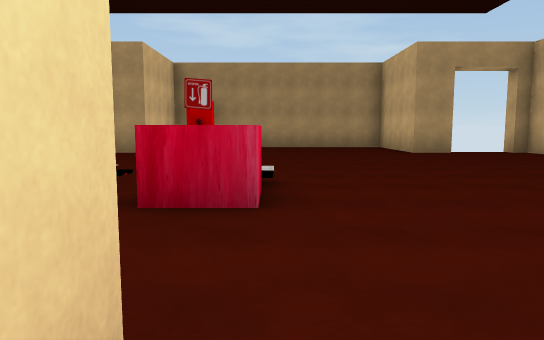
View 1 (above)

20 first-person views from a walk through a Unity game level. The camera is 1.3 m above the floor, tilts 6° down and sees 70° across. The floor is counted in squares, 2 m on a side. Each view is taken from the middle of a square. On the plan, view 1 faces up. The plan holds only what a view shows up to about 11 squares ahead; the rest is blank. The place goes on beyond the plan. The player is left out. Some surface patterns are stand-ins.

View 2
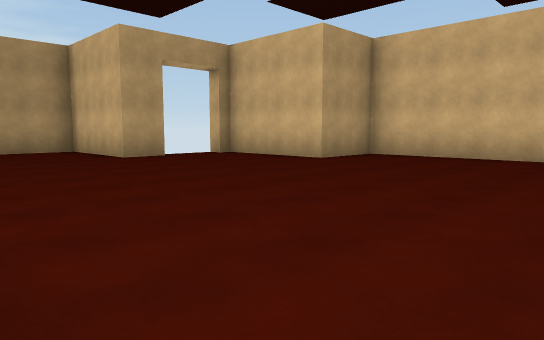

View 3
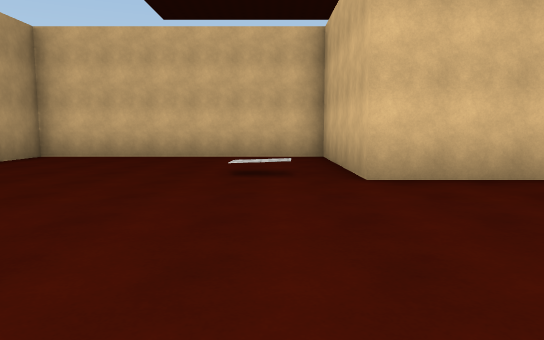

View 4
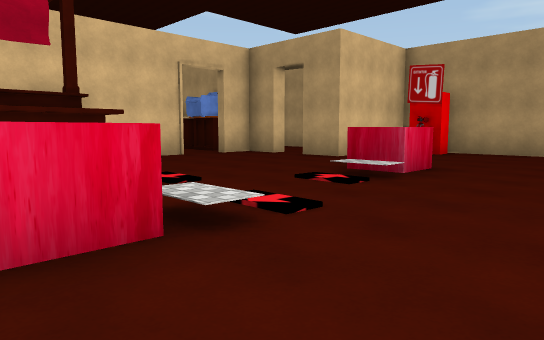

View 5
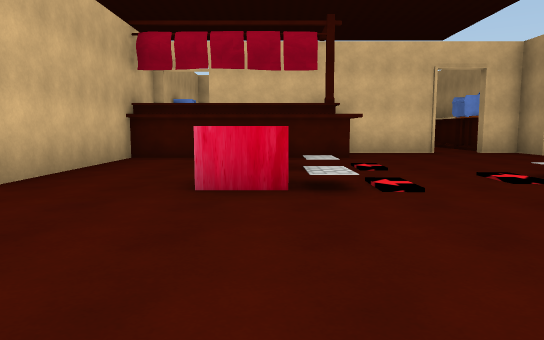

View 6
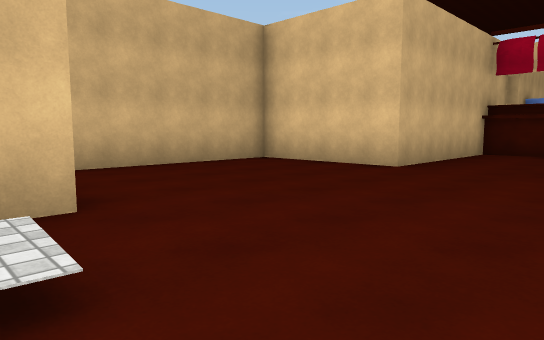

View 7
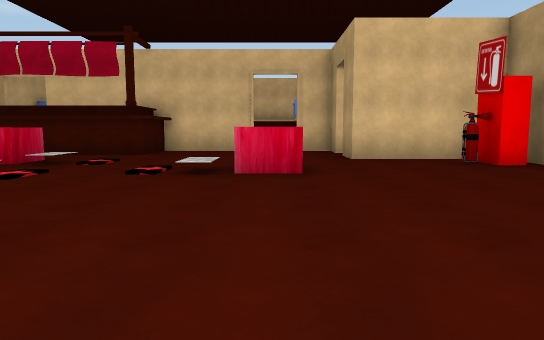

View 8
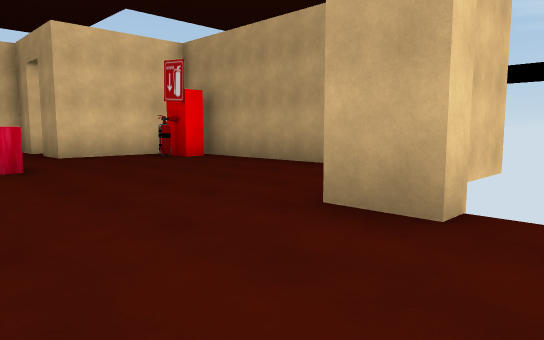

View 9
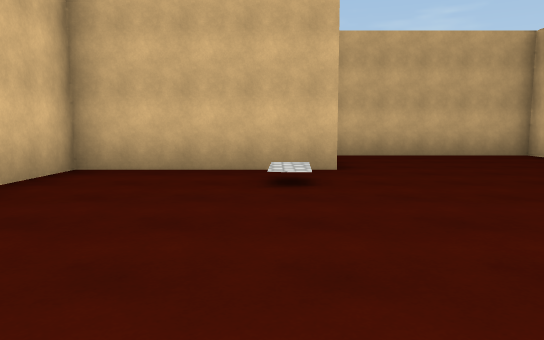

View 10
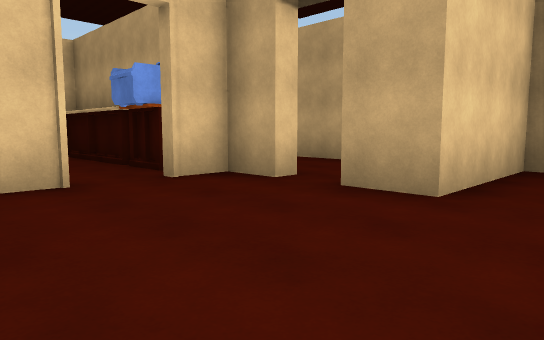

View 11
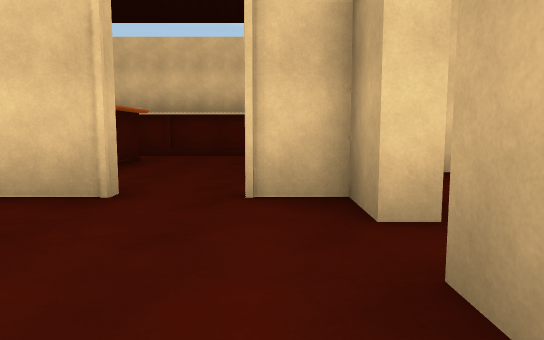

View 12
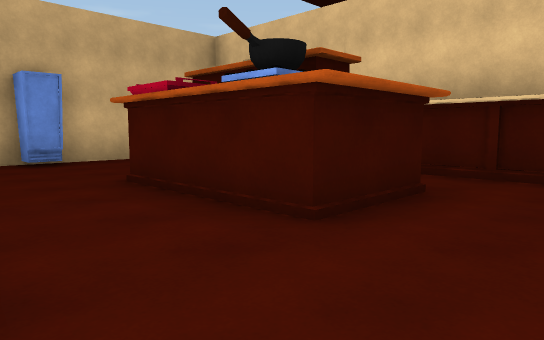

View 13
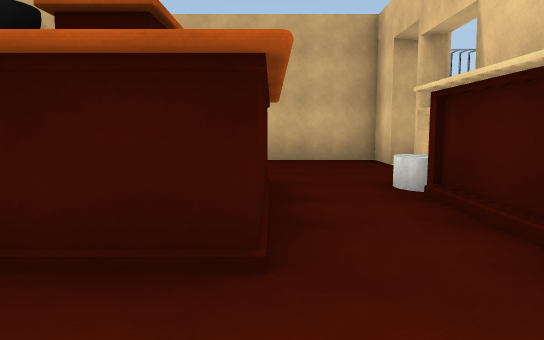

View 14
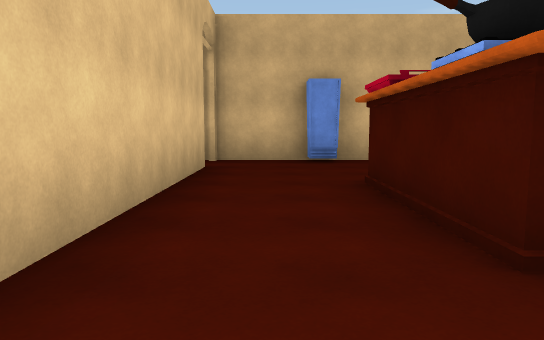

View 15
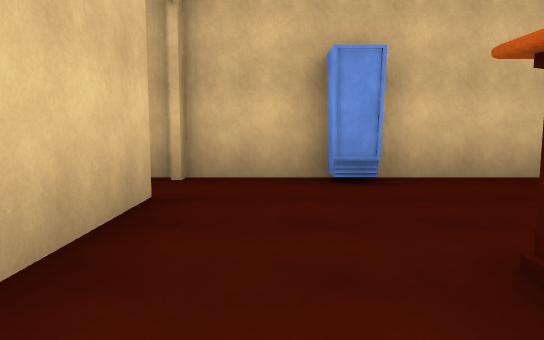

View 16
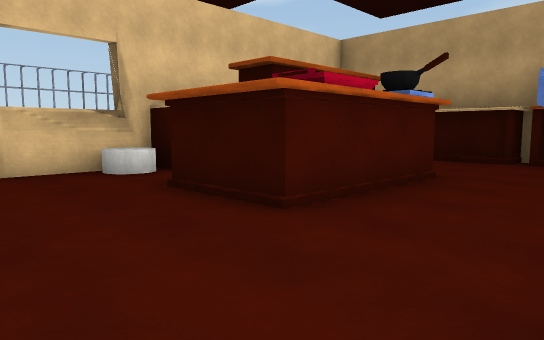

View 17
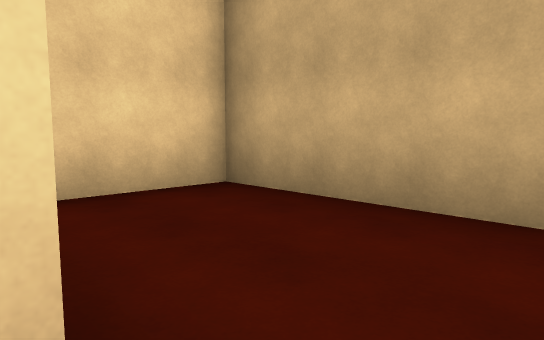

View 18
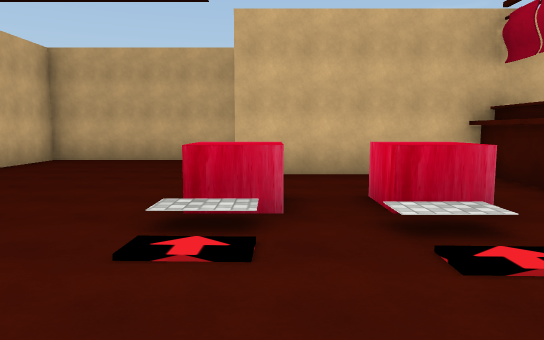

View 19
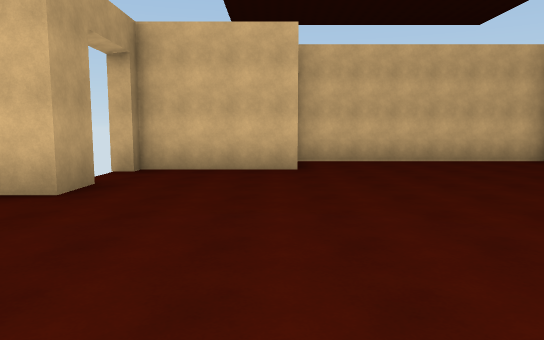

View 20
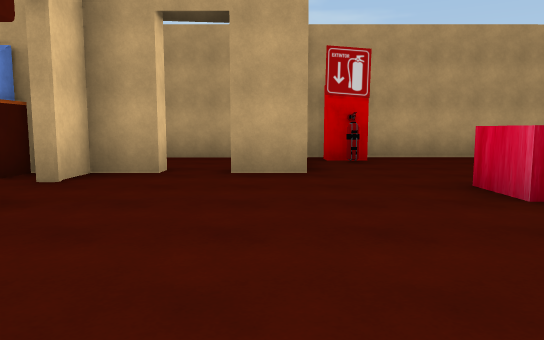

### Floor plan
Points are (right, up) in squares from view 1. A wall is a line through its corners. A room is listed if a view was taken in it or the views show most of it. See-through windows are left out.
Room 1 (views 1, 2, 3, 4, 5, 6, 7, 8, 9, 10, 11, 18, 19, 20)
walls: (5, 11.3) (5, 10.7) (3.9, 10.7) (3.9, 13.7); (-6.1, 5.8) (-4.9, 5.8) (-4.9, 0.8) (-0.3, 0.8) (-0.3, -2.6) (5, -2.6) (5, 0.8) (9.2, 0.8) (9.2, 7.5) (7.1, 7.5) (7.1, 10.7); (6.7, 10.7) (6.7, 11.2); (-2.8, 13) (-2.8, 13.6); (-6.7, 8.5) (-6.7, 6.1); (-5.7, 10.7) (-6.7, 10.7) (-6.7, 9.8); (3.8, 14) (-3.5, 14) (-3.5, 10.7) (-4.6, 10.7)
ways out: opening at (-7, 9) to room 2; opening at (-5, 11) to room 4; gap at (7, 11)
objects: other object (-3, 4); other object (-2, 13); other object (-1, 4) to (0, 4); other object (-1, 9)
Room 2 (views 12, 13, 14)
walls: (-11, 10.2) (-12.1, 10.2); (-12.6, 9.4) (-12.6, 6.5); (-6.8, 6.5) (-6.8, 7.5); (-7.5, 10.7) (-8.9, 10.7) (-8.9, 10.2) (-10.8, 10.2)
ways out: opening at (-7, 9) to room 1; opening at (-11.5, 5.5) to room 3; opening at (-8.5, 5.5) to room 3
objects: other object (-11, 5) to (-10, 7); other object (-8, 10)
Room 3 (views 15, 16)
walls: (-6.8, 2.2) (-6.8, 6.5); (-13.6, 1.8) (-13.1, 1.8); (-12.6, 6.5) (-12.6, 5.3) (-13.2, 5.3) (-13.2, 0.8) (-6.2, 0.8)
ways out: opening at (-11.5, 5.5) to room 2; opening at (-8.5, 5.5) to room 2; opening at (-7, 2)
objects: other object (-9, 1)
Room 4 (view 17)
walls: (-5.7, 11.2) (-5.7, 10.7); (-4.9, 14) (-8.8, 14) (-8.9, 12.1)
ways out: opening at (-5, 11) to room 1

Where each view was taken, in squares from view 1:
view 1: 0 up, 0 right, facing up
view 2: 2 up, 0 right, facing up-right
view 3: 2 up, 0 right, facing right
view 4: 3 up, 2 right, facing up-left
view 5: 4 up, 4 right, facing left
view 6: 4 up, 6 right, facing down-left
view 7: 9 up, 5 right, facing left
view 8: 8 up, 6 right, facing up-left
view 9: 7 up, 6 right, facing down
view 10: 7 up, 2 left, facing up-left
view 11: 10 up, 3 left, facing left
view 12: 9 up, 7 left, facing down-left
view 13: 9 up, 11 left, facing down
view 14: 9 up, 8 left, facing down
view 15: 6 up, 8 left, facing down
view 16: 2 up, 7 left, facing up-left
view 17: 11 up, 5 left, facing up-left
view 18: 8 up, 1 left, facing down
view 19: 8 up, 1 left, facing right
view 20: 5 up, 4 left, facing up
